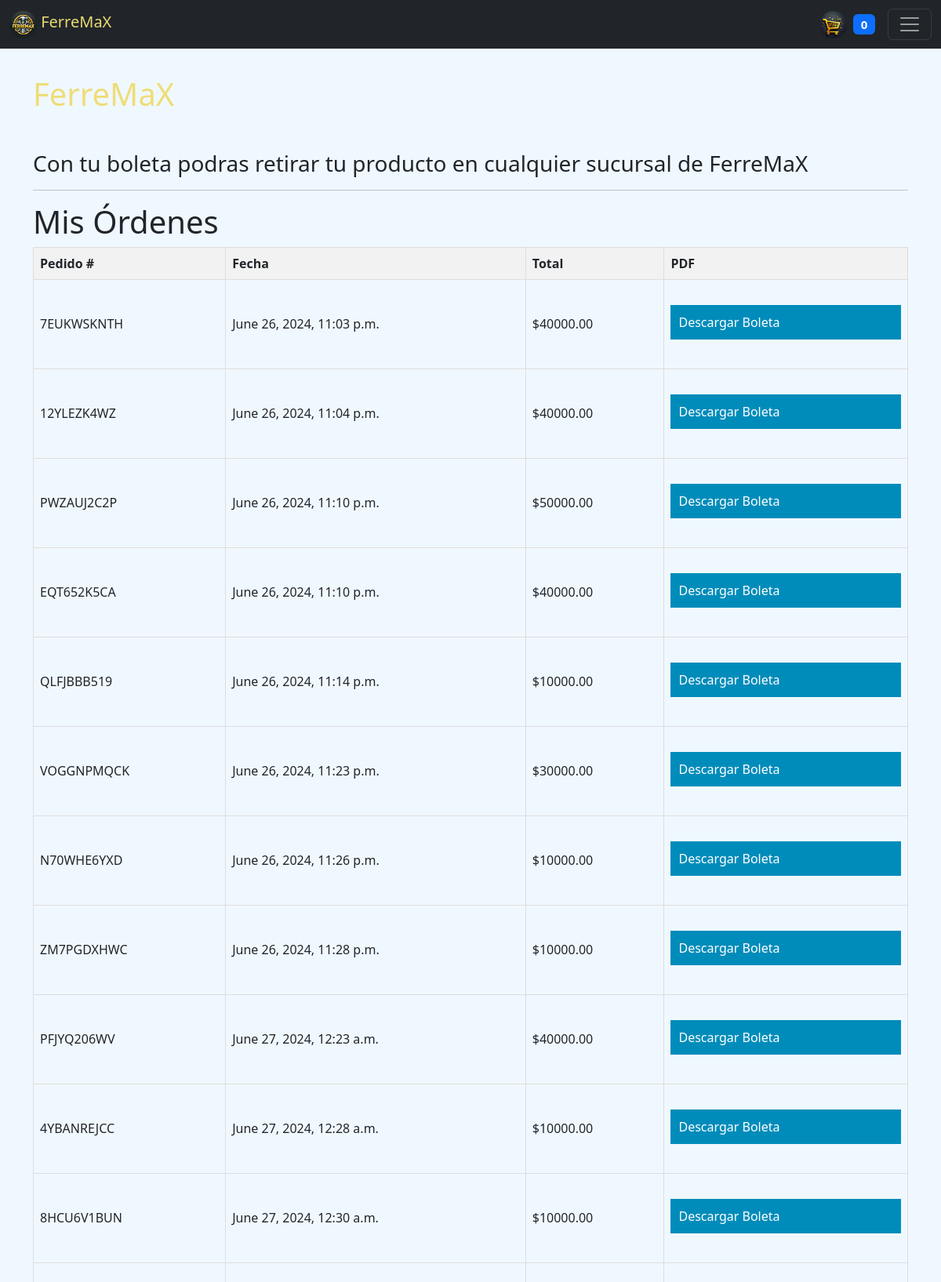
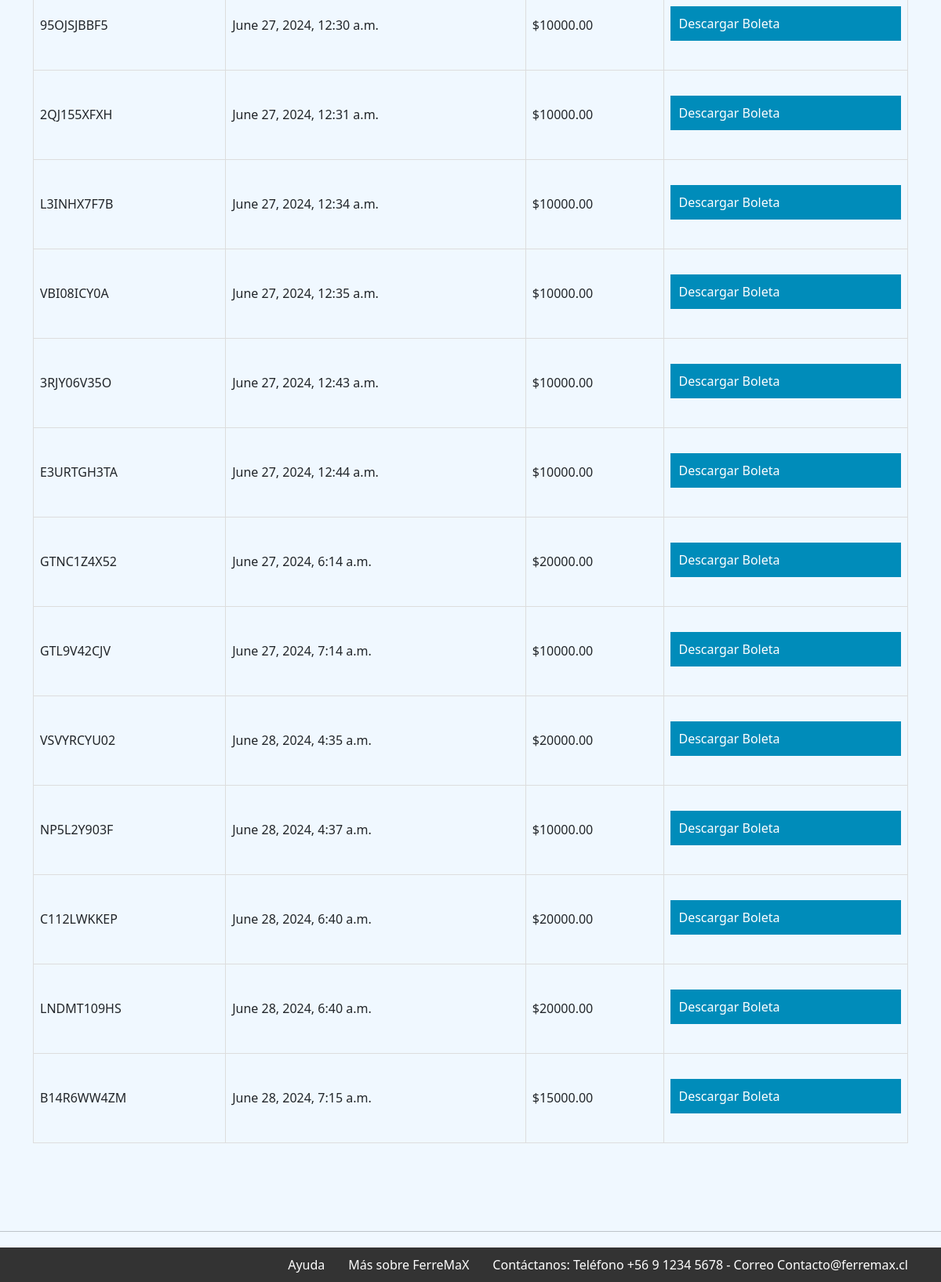
/orders/ (signed in), run on the app's committed database (2 pictures, top to bottom).
### app/models.py (models this page shows, shortened)
class Order(models.Model):
    user = models.ForeignKey(settings.AUTH_USER_MODEL, on_delete=models.CASCADE)
    created_at = models.DateTimeField(auto_now_add=True)
    order_number = models.CharField(max_length=20, unique=True)
    total_price = models.DecimalField(max_digits=10, decimal_places=2)

### app/decorators.py (the view)
        def _wrapped_view(request, *args, **kwargs):
            if request.user.is_authenticated and request.user.tipo_de_cuenta in roles:
                return view_func(request, *args, **kwargs)
            else:
                return HttpResponseForbidden("No tienes permiso para acceder a esta página.")

### app/context_processors.py (called while the page is built)
def zero_stock_notification(request):
    zero_stock_products = Post.objects.filter(stock=0).exists()
    return {'zero_stock_products': zero_stock_products}

def cart_count(request):
    cart_count = CartItem.objects.aggregate(total_quantity=models.Sum('quantity'))['total_quantity'] or 0
    return {'cart_count': cart_count}

### app/views.py (called while the page is built)
@user_has_role('trabajador', 'administrador','cliente')
@login_required
def order_list(request):
    orders = Order.objects.filter(user=request.user)
    return render(request, 'app/order_list.html', {'orders': orders})

### app/templates/app/order_list.html (shortened to what this page needs)
{% extends "app/base.html" %}
{% block contenido %}
    <br>
    <br>
    <div class="container">
        <header class="my-4">
            <h1 style="color: #eedc76fb;" style=" text-align: center;">FerreMaX</h1>
        </header>
        <br>
        <h3>Con tu boleta podras retirar tu producto en cualquier sucursal de FerreMaX</h3>
        <hr>
<h1>Mis Órdenes</h1>
{% if orders %}
    <table class="order-table">
        <thead>
            <tr>
                <th>Pedido #</th>
                <th>Fecha</th>
                <th>Total</th>
                <th>PDF</th>
            </tr>
        </thead>
        <tbody>
            {% for order in orders %}
            <tr>
                <td>{{ order.order_number }}</td>
                <td>{{ order.created_at }}</td>
                <td>${{ order.total_price }}</td>
                <td>
                    <br>
                    <a href="{% url 'generate_invoice' order.id %}" class="invoice-btn">Descargar Boleta</a>
                    <br>
                </td>
            </tr>
            {% endfor %}
        </tbody>
    </table>
{% else %}
    <p>No tienes órdenes aún.</p>
{% endif %}
{% endblock %}

### app/templates/app/order_list.html (style rules this page uses)
.order-table { width: 100%; border-collapse: collapse; margin: auto; }
.order-table th, .order-table td { border: 1px solid #ddd; padding: 8px; text-align: left; }
.order-table th { background-color: #f2f2f2; }
.invoice-btn, .reorder-btn, .products-link { padding: 10px; border: none; cursor: pointer; text-decoration: none; }
.invoice-btn { background-color: #008CBA; color: white; display: block; margin-bottom: 5px; }

### data on the page
Order: order_number "7EUKWSKNTH", created_at "June 26, 2024, 11:03 p.m.", total_price "40000.00"
Order: order_number "12YLEZK4WZ", created_at "June 26, 2024, 11:04 p.m.", total_price "40000.00"
Order: order_number "PWZAUJ2C2P", created_at "June 26, 2024, 11:10 p.m.", total_price "50000.00"
Order: order_number "EQT652K5CA", created_at "June 26, 2024, 11:10 p.m.", total_price "40000.00"
Order: order_number "QLFJBBB519", created_at "June 26, 2024, 11:14 p.m.", total_price "10000.00"
Order: order_number "VOGGNPMQCK", created_at "June 26, 2024, 11:23 p.m.", total_price "30000.00"
Order: order_number "N70WHE6YXD", created_at "June 26, 2024, 11:26 p.m.", total_price "10000.00"
Order: order_number "ZM7PGDXHWC", created_at "June 26, 2024, 11:28 p.m.", total_price "10000.00"
Order: order_number "PFJYQ206WV", created_at "June 27, 2024, 12:23 a.m.", total_price "40000.00"
Order: order_number "4YBANREJCC", created_at "June 27, 2024, 12:28 a.m.", total_price "10000.00"
Order: order_number "8HCU6V1BUN", created_at "June 27, 2024, 12:30 a.m.", total_price "10000.00"
Order: order_number "95OJSJBBF5", created_at "June 27, 2024, 12:30 a.m.", total_price "10000.00"
Order: order_number "2QJ155XFXH", created_at "June 27, 2024, 12:31 a.m.", total_price "10000.00"
Order: order_number "L3INHX7F7B", created_at "June 27, 2024, 12:34 a.m.", total_price "10000.00"
Order: order_number "VBI08ICY0A", created_at "June 27, 2024, 12:35 a.m.", total_price "10000.00"
Order: order_number "3RJY06V35O", created_at "June 27, 2024, 12:43 a.m.", total_price "10000.00"
Order: order_number "E3URTGH3TA", created_at "June 27, 2024, 12:44 a.m.", total_price "10000.00"
Order: order_number "GTNC1Z4X52", created_at "June 27, 2024, 6:14 a.m.", total_price "20000.00"
Order: order_number "GTL9V42CJV", created_at "June 27, 2024, 7:14 a.m.", total_price "10000.00"
Order: order_number "VSVYRCYU02", created_at "June 28, 2024, 4:35 a.m.", total_price "20000.00"
Order: order_number "NP5L2Y903F", created_at "June 28, 2024, 4:37 a.m.", total_price "10000.00"
Order: order_number "C112LWKKEP", created_at "June 28, 2024, 6:40 a.m.", total_price "20000.00"
Order: order_number "LNDMT109HS", created_at "June 28, 2024, 6:40 a.m.", total_price "20000.00"
Order: order_number "B14R6WW4ZM", created_at "June 28, 2024, 7:15 a.m.", total_price "15000.00"

### other printed values
{{ cart_count }} "0"
